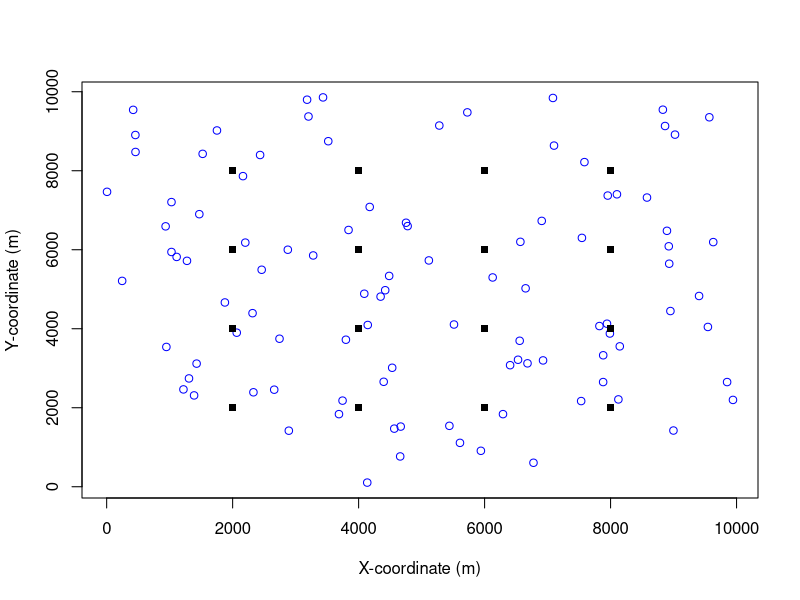
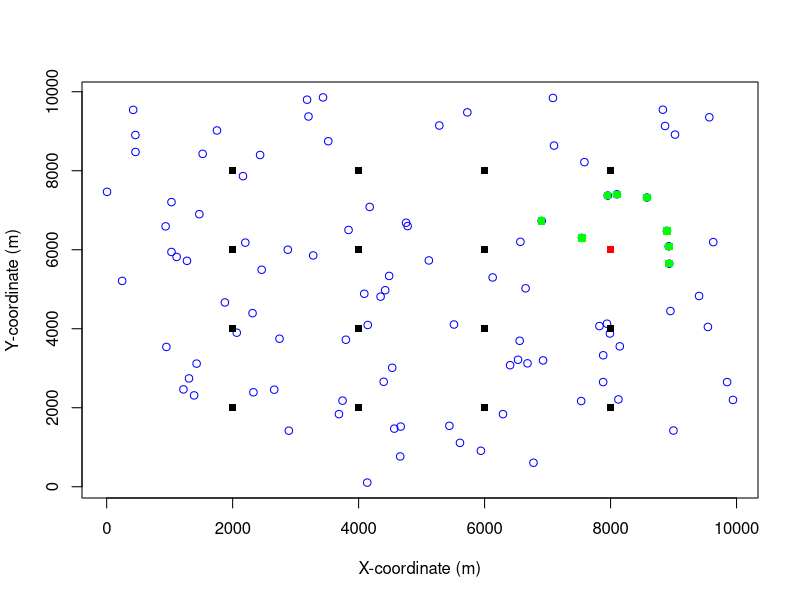
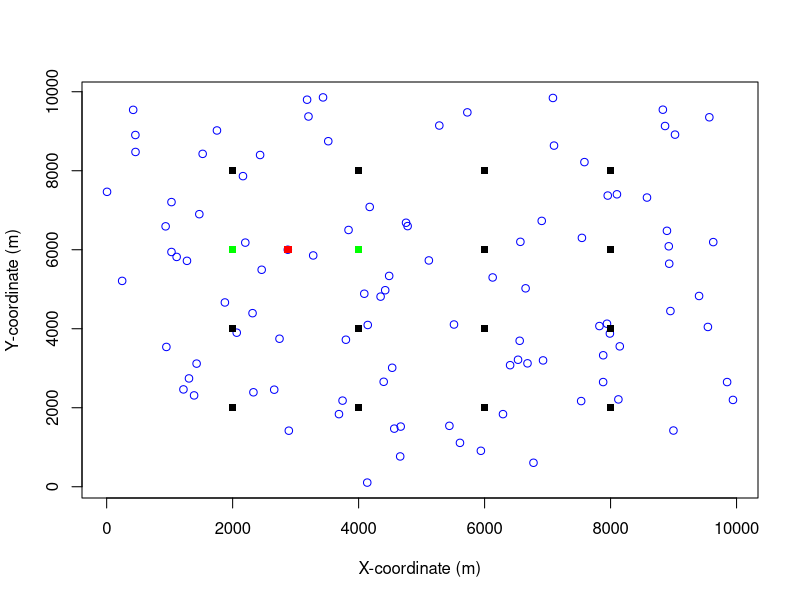

Reproduce these figures in R, in order. (Note: this script raises an error after producing the figures.)
set.seed(123)
library(lubridate)
library(circular)

# x and y in square survey site with dimensions 10km x 10km with markers every 2000m
# mics
x_mic = seq(from = 2000, to = 8000, by = 2000)
y_mic = seq(from = 2000, to = 8000, by = 2000)

mic_coords = expand.grid(x = x_mic, y = y_mic)
colnames(mic_coords) = c('x_mic', 'y_mic')
mic_coords = as.matrix(mic_coords)

# expectation of gibbon groups in survey area
intensity = 0.000001
x_perimeter = 10000
y_perimeter = 10000
survey_area = x_perimeter * y_perimeter
expected_gibbon_groups = intensity * survey_area

# homogeneous Poisson point process for getting gibbon coordinates
x_gibbon_group <- round(runif(expected_gibbon_groups, 0, x_perimeter))
y_gibbon_group <- round(runif(expected_gibbon_groups, 0, y_perimeter))

gibbon_group_coords = cbind(x_gibbon_group, y_gibbon_group)
gibbon_group_coords = as.matrix(gibbon_group_coords)

# plot of mic grid and Poisson point process distributed gibbon groups
{
plot(x_gibbon_group, y_gibbon_group, type = "p", col = "blue", pch = 1, xlab = "X-coordinate (m)", ylab = "Y-coordinate (m)")
points(mic_coords[,1], mic_coords[,2], type = "p", col = "black", pch = 15)
}

# euclidean distance for detector to gibbon observation
dist_mic_gibbon <- matrix(NA, nrow = nrow(mic_coords), ncol = nrow(gibbon_group_coords))
bearing_mic_gibbon <- matrix(NA, nrow = nrow(mic_coords), ncol = nrow(gibbon_group_coords))

for (i in 1:nrow(dist_mic_gibbon)) {
  for (j in 1:ncol(dist_mic_gibbon)) {
    dist_mic_gibbon[i, j] <- sqrt(sum((mic_coords[i, ] - gibbon_group_coords[j, ])^2))
    bearing_mic_gibbon[i, j] <- atan((mic_coords[i, 2] - gibbon_group_coords[j, 2]) / (mic_coords[i, 1] - gibbon_group_coords[j, 1]))
  }
}

# half normal hazard distribution for probability matrix
lambda = 50
sigma = 500

hazard_half_normal = function(lambda, sigma, dist_matrix) {
  prob_matrix = 1 - exp(-lambda * exp((-1 * dist_matrix^2) / (2 * sigma^2)))
  return (prob_matrix)
}

detection_prob_matrix = hazard_half_normal(lambda = lambda, sigma = sigma, dist_matrix = dist_mic_gibbon)

# weighted Bernoulli trails for each gibbon group to mic for detected/undetected
detection_matrix <- matrix(NA, nrow = nrow(mic_coords), ncol = nrow(gibbon_group_coords))

for (i in 1:nrow(dist_mic_gibbon)) {
  for (j in 1:ncol(dist_mic_gibbon)) {
    detection_matrix[i, j] <- rbinom(size = 1, n = 1, prob = detection_prob_matrix[i,j])
  }
}

### plotting results

# plot detected gibbon groups for chosen mic
plot_select = 12

for (i in plot_select) {
  detection_gibbon_group_idx = which(detection_matrix[i,] == 1)
  plot(x_gibbon_group, y_gibbon_group, type = "p", col = "blue", pch = 1, xlab = "X-coordinate (m)", ylab = "Y-coordinate (m)")
  points(mic_coords[,1], mic_coords[,2], type = "p", col = "black", pch = 15)
  points(mic_coords[i,1], mic_coords[i,2], type = "p", col = "red", pch = 15)
  points(x_gibbon_group[detection_gibbon_group_idx], y_gibbon_group[detection_gibbon_group_idx], type = "p", col = "green", pch = 15)
}

# plot mics which detected a certain gibbon group
plot_select = 1

for (i in plot_select) {
  detection_mic_idx = which(detection_matrix[,i] == 1)
  print(detection_mic_idx)
  plot(x_gibbon_group, y_gibbon_group, type = "p", col = "blue", pch = 1, xlab = "X-coordinate (m)", ylab = "Y-coordinate (m)")
  points(mic_coords[,1], mic_coords[,2], type = "p", col = "black", pch = 15)
  points(x_gibbon_group[i], y_gibbon_group[i], type = "p", col = "red", pch = 15)
  points(mic_coords[detection_mic_idx,1], mic_coords[detection_mic_idx,2], type = "p", col = "green", pch = 15)
}

### create dataframes for analysis
mic_df = cbind(1:nrow(mic_coords), mic_coords)
colnames(mic_df)[1] = "mic_id"

# these are ground truth locations of each gibbon group and exact call times
gibbon_group_df = cbind(1:nrow(gibbon_group_coords), gibbon_group_coords)
colnames(gibbon_group_df)[1] = "gibbon_group_id"

# generate random ground truth call times
# todo: generate calls sequentially as events are dependent
# todo: sort out datetime zones
dawn_chorus_start_time = as.POSIXct("2023-01-01 04:00:00", tz = "UTC")
dawn_chorus_end_time = as.POSIXct("2023-01-01 05:00:00", tz = "UTC")

call_datetimes = as.POSIXct(runif(nrow(gibbon_group_df), dawn_chorus_start_time, dawn_chorus_end_time), origin = "1970-01-01", tz = "UTC")
call_timestamps = as.integer(call_datetimes)

gibbon_group_df = cbind(gibbon_group_df, call_datetimes)
colnames(gibbon_group_df)[4] = "call_datetime"

# speed of sound (m/s)
speed_of_sound = (331 * 1000) / (60 * 60) 
von_mises_kappa = 4

recording_df = data.frame()

for (i in 1:length(mic_df)-1) {
  # construct detection dataframe for each mic
  recording_temp = data.frame()
  ground_truth_animal_ID = which(detection_matrix[i,] == 1)
  print(ground_truth_animal_ID)
  
  # compute measured call time which considers speed of sound
  ground_truth_call_timestamp = call_timestamps[as.integer(gibbon_group_df[ground_truth_animal_ID])]
  print(ground_truth_call_timestamp)
  ground_truth_call_datetime = as.POSIXct(ground_truth_call_timestamp, origin = "1970-01-01", tz = "UTC")
  print(ground_truth_call_datetime)
  
  measured_call_timestamp = ground_truth_call_timestamp + dist_mic_gibbon[i, ground_truth_animal_ID] / speed_of_sound
  print(measured_call_datetime)
  measured_call_datetime = as.POSIXct(measured_call_timestamp, origin = "1970-01-01", tz = "UTC")
  print(measured_call_datetime)
  
  # compute measured bearing
  ground_truth_bearing = bearing_mic_gibbon[i, ground_truth_animal_ID]
  # von mises distribution for bearing measurement
  measured_bearing = data.frame()
  for (j in 1:length(ground_truth_animal_ID)) {
    bearing = rvonmises(n = 1, mu = ground_truth_bearing[j], kappa = von_mises_kappa)
    measured_bearing = rbind(measured_bearing, bearing)
  }
  colnames(measured_bearing) = "measured_bearing"
  
  # binding dataframes for each mic
  recording_temp = cbind(rep(i, times = length(ground_truth_animal_ID)), ground_truth_animal_ID, ground_truth_call_datetime, measured_call_datetime, ground_truth_bearing, measured_bearing)
  recording_df = rbind(recording_df, recording_temp)
}

# bearing information
